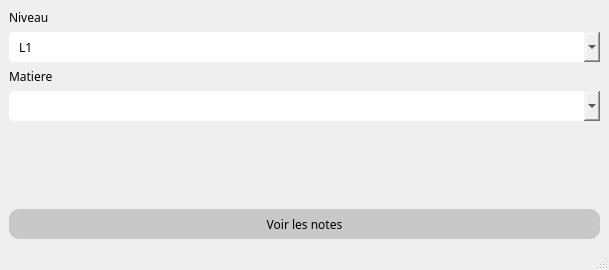
<?xml version="1.0" encoding="UTF-8"?>
<ui version="4.0">
 <class>Matiere</class>
 <widget class="QMainWindow" name="Matiere">
  <property name="geometry">
   <rect>
    <x>0</x>
    <y>0</y>
    <width>609</width>
    <height>270</height>
   </rect>
  </property>
  <property name="font">
   <font>
    <family>Century Gothic</family>
   </font>
  </property>
  <property name="windowTitle">
   <string>MainWindow</string>
  </property>
  <widget class="QWidget" name="centralwidget">
   <layout class="QVBoxLayout" name="verticalLayout_3">
    <item>
     <layout class="QVBoxLayout" name="verticalLayout">
      <item>
       <widget class="QLabel" name="label_5">
        <property name="text">
         <string>Niveau</string>
        </property>
        <property name="alignment">
         <set>Qt::AlignBottom|Qt::AlignLeading|Qt::AlignLeft</set>
        </property>
        <property name="margin">
         <number>5</number>
        </property>
       </widget>
      </item>
      <item>
       <widget class="QComboBox" name="niveau_input">
        <property name="minimumSize">
         <size>
          <width>0</width>
          <height>30</height>
         </size>
        </property>
        <property name="styleSheet">
         <string notr="true">QComboBox{
border-radius: 5px;
padding-left: 10px
}</string>
        </property>
        <item>
         <property name="text">
          <string>L1</string>
         </property>
        </item>
        <item>
         <property name="text">
          <string>L2</string>
         </property>
        </item>
        <item>
         <property name="text">
          <string>L3</string>
         </property>
        </item>
        <item>
         <property name="text">
          <string>M1</string>
         </property>
        </item>
        <item>
         <property name="text">
          <string>M2</string>
         </property>
        </item>
       </widget>
      </item>
     </layout>
    </item>
    <item>
     <layout class="QVBoxLayout" name="verticalLayout_2">
      <item>
       <widget class="QLabel" name="label_6">
        <property name="text">
         <string>Matiere</string>
        </property>
        <property name="alignment">
         <set>Qt::AlignBottom|Qt::AlignLeading|Qt::AlignLeft</set>
        </property>
        <property name="margin">
         <number>5</number>
        </property>
       </widget>
      </item>
      <item>
       <widget class="QComboBox" name="matiere_input">
        <property name="minimumSize">
         <size>
          <width>0</width>
          <height>30</height>
         </size>
        </property>
        <property name="styleSheet">
         <string notr="true">QComboBox{
border-radius: 5px;
padding-left: 10px
}</string>
        </property>
       </widget>
      </item>
     </layout>
    </item>
    <item>
     <spacer name="verticalSpacer">
      <property name="orientation">
       <enum>Qt::Vertical</enum>
      </property>
      <property name="sizeHint" stdset="0">
       <size>
        <width>20</width>
        <height>40</height>
       </size>
      </property>
     </spacer>
    </item>
    <item>
     <widget class="QPushButton" name="pushButton">
      <property name="minimumSize">
       <size>
        <width>0</width>
        <height>30</height>
       </size>
      </property>
      <property name="font">
       <font>
        <family>Century Gothic</family>
       </font>
      </property>
      <property name="cursor">
       <cursorShape>PointingHandCursor</cursorShape>
      </property>
      <property name="styleSheet">
       <string notr="true">QPushButton{
	border-radius: 10px;
	background-color: rgb(200, 200, 200);
}
QPushButton:hover{
	background-color: rgb(180, 180, 180);
}</string>
      </property>
      <property name="text">
       <string>Voir les notes</string>
      </property>
     </widget>
    </item>
   </layout>
  </widget>
  <widget class="QMenuBar" name="menubar">
   <property name="geometry">
    <rect>
     <x>0</x>
     <y>0</y>
     <width>609</width>
     <height>26</height>
    </rect>
   </property>
  </widget>
  <widget class="QStatusBar" name="statusbar"/>
 </widget>
 <resources/>
 <connections/>
</ui>
